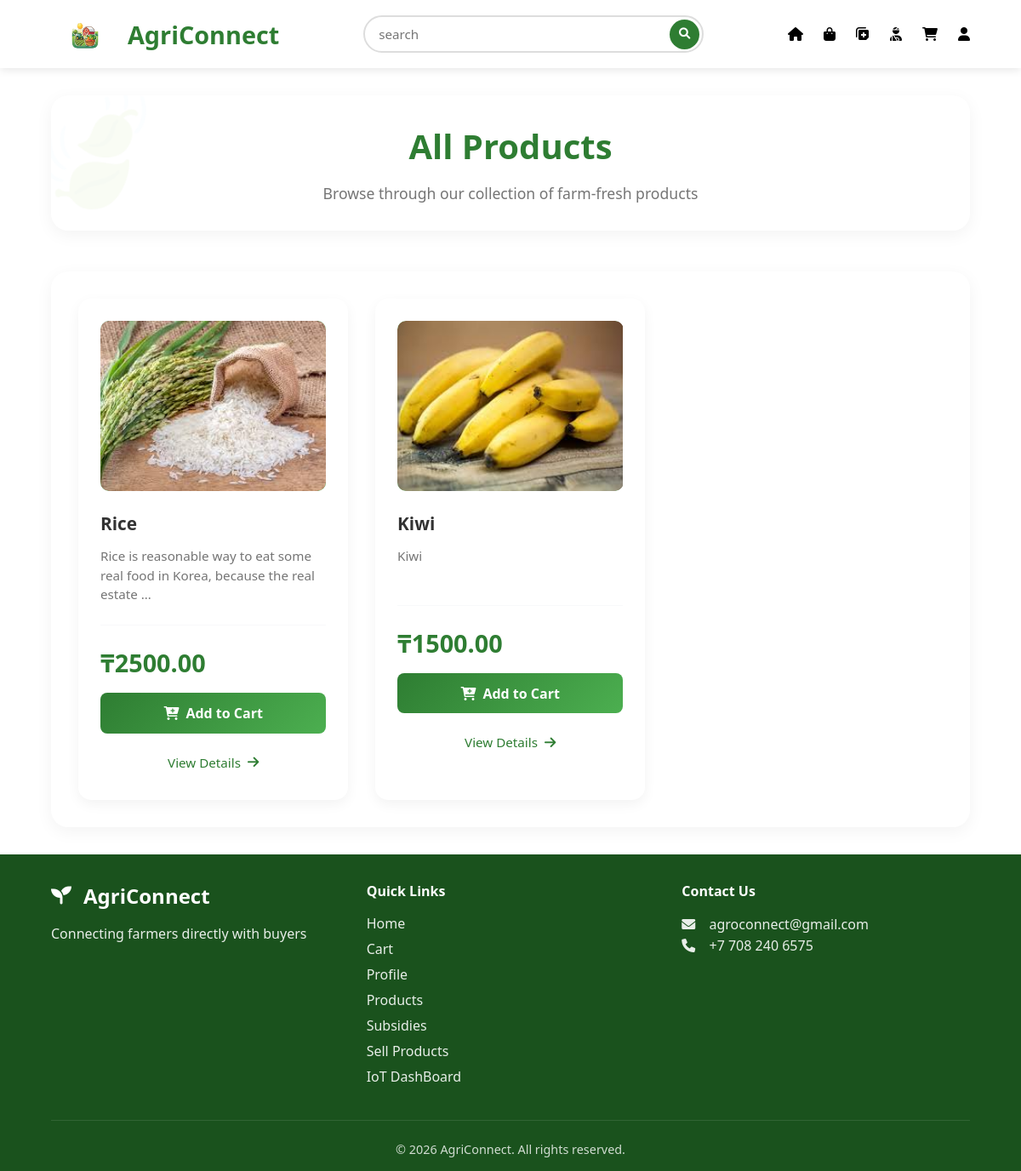
The page /products/ (signed in) on the database its author committed.
### farmer_app/models.py (models this page shows, shortened)
class Products(models.Model):
    image = models.ImageField(upload_to="products/", null=True, blank=True)
    farmer = models.ForeignKey(Farmer, on_delete=models.CASCADE)
    name = models.CharField(max_length=120)
    slug = AutoSlugField(populate_from='name', unique=True, always_update=False)
    price = models.DecimalField(
        max_digits=10,
        decimal_places=2,
        validators=[MinValueValidator(Decimal('0.01'))]
    )
    excerpt = models.CharField(max_length=200, null=True, blank=True)
    description = models.TextField()
    harvest_date = models.DateField(default=timezone.now)
    category = models.ForeignKey(Categories, on_delete=models.CASCADE)

### farmer_app/views.py (the view)
# urls.py: path('products/', views.products, name='products'),
def products(request):
    products_list = Products.objects.all()
    return render(request, 'products.html', {
        'products': products_list,
        'categories': Categories.objects.all()
    })

### farmer_app/templates/products.html (shortened to what this page needs)
{% extends "base.html" %}
{% load static %}
{% block extra_css %}
<link rel="stylesheet" href="{% static 'css/products.css' %}">
{% endblock %}
{% block content %}
<div class="products-header">
    <h1>All Products</h1>
    <p class="subtitle">Browse through our collection of farm-fresh products</p>
</div>
<div class="products-grid">
    {% for product in products %}
    <div class="product-card">
        <div class="product-img-placeholder">
            {% if product.image %}
                <img src="{{ product.image.url }}" alt="{{ product.name }}">
            {% else %}
                <i class="fas fa-seedling"></i>
            {% endif %}
        </div>
        <h3>{{ product.name }}</h3>
        <p class="product-description">{{ product.excerpt|truncatewords:15 }}</p>
        <div class="product-footer">
            <div class="price">₸{{ product.price|floatformat:2 }}</div>
            {% if user.is_authenticated and product.farmer.buyer.user != user %}
                <form method="post" action="{% url 'add-to-cart' product.id %}">
                    <button type="submit" class="add-to-cart-btn">
                        <i class="fas fa-cart-plus"></i> Add to Cart
                    </button>
                </form>
            {% endif %}
            <a href="{% url 'product-details' product.slug %}" class="view-details">
                View Details <i class="fas fa-arrow-right"></i>
            </a>
        </div>
    </div>
    {% endfor %}
</div>
{% endblock %}

### farmer_app/static/css/base.css (style rules this page uses)
* { margin: 0; padding: 0; box-sizing: border-box; font-family: 'Segoe UI', Tahoma, Geneva, Verdana, sans-serif; }
body { background-color: #ffffff; color: #333; min-height: 100vh; display: flex; flex-direction: column; }
main > * { animation: fadeIn 0.5s ease-out; }

### farmer_app/static/css/products.css (style rules this page uses)
:root { --primary-green: #2e7d32; --light-green: #4caf50; --lighter-green: #a5d6a7; --white: #ffffff; --light-gray: #f8f9fa; --gray: #757575; --dark: #333333; }
.products-header { text-align: center; margin-bottom: 3rem; padding: 2rem; background-color: var(--white); border-radius: 20px; box-shadow: 0 5px 20px rgba(0, 0, 0, 0.05); position: relative; overflow: hidden; }
.products-header::before { content: '🍃'; position: absolute; top: -30px; left: -30px; font-size: 8rem; opacity: 0.05; animation: leafFloat 8s ease-in-out infinite; }
.products-header h1 { font-size: 2.5rem; color: var(--primary-green); margin-bottom: 1rem; position: relative; z-index: 1; }
.subtitle { color: var(--gray); font-size: 1.1rem; max-width: 600px; margin: 0 auto; position: relative; z-index: 1; }
.products-grid { display: grid; grid-template-columns: repeat(auto-fill, minmax(280px, 1fr)); gap: 2rem; background-color: var(--white); padding: 2rem; border-radius: 20px; box-shadow: 0 5px 20px rgba(0, 0, 0, 0.05); }
.product-card { background: var(--white); border-radius: 15px; padding: 1.5rem; transition: all 0.4s ease; border: 2px solid transparent; position: relative; overflow: hidden; box-shadow: 0 5px 15px rgba(0, 0, 0, 0.05); animation: cardAppear 0.6s ease-out; }
.product-card::before { content: '🍃'; position: absolute; top: -40px; left: -40px; font-size: 5rem; opacity: 0; transform: scale(0.3) rotate(-180deg); transition: all 0.6s ease; z-index: 1; }
.product-img-placeholder { width: 100%; height: 200px; background: linear-gradient(135deg, var(--lighter-green), var(--light-green)); border-radius: 10px; margin-bottom: 1.5rem; display: flex; align-items: center; justify-content: center; position: relative; overflow: hidden; transition: all 0.3s ease; }
.product-img-placeholder img { width: 100%; height: 100%; object-fit: cover; border-radius: 10px; transition: transform 0.5s ease; }
.product-card h3 { color: var(--dark); font-size: 1.3rem; margin-bottom: 0.8rem; font-weight: 600; }
.product-description { color: var(--gray); font-size: 0.95rem; line-height: 1.5; margin-bottom: 1.5rem; min-height: 45px; }
.product-footer { border-top: 1px solid var(--light-gray); padding-top: 1.5rem; }
.price { font-size: 1.8rem; font-weight: 700; color: var(--primary-green); margin-bottom: 1rem; }
.add-to-cart-btn { background: linear-gradient(135deg, var(--primary-green), var(--light-green)); color: var(--white); border: none; padding: 0.8rem 1.5rem; border-radius: 8px; font-size: 1rem; font-weight: 600; cursor: pointer; transition: all 0.3s ease; display: flex; align-items: center; justify-content: center; gap: 0.5rem; width: 100%; margin-bottom: 1rem; position: relative; overflow: hidden; z-index: 2; }
.add-to-cart-btn::before { content: ''; position: absolute; top: 50%; left: 50%; width: 0; height: 0; border-radius: 50%; background: rgba(255, 255, 255, 0.3); transform: translate(-50%, -50%); transition: width 0.6s, height 0.6s; }
.view-details { color: var(--primary-green); text-decoration: none; font-size: 0.95rem; font-weight: 500; display: flex; align-items: center; justify-content: center; gap: 0.5rem; transition: all 0.3s ease; padding: 0.5rem; border-radius: 6px; }
.product-card:nth-child(1) { animation-delay: 0.1s; }
.product-card:nth-child(2) { animation-delay: 0.2s; }

### rows shown on the page
Products: image (picture), name "Rice", excerpt "Rice is reasonable way to eat some real food in Korea, because the real estate …", price "2500.00", shows "Add to Cart"
Products: image (picture), name "Kiwi", excerpt "Kiwi", price "1500.00", shows "Add to Cart"
